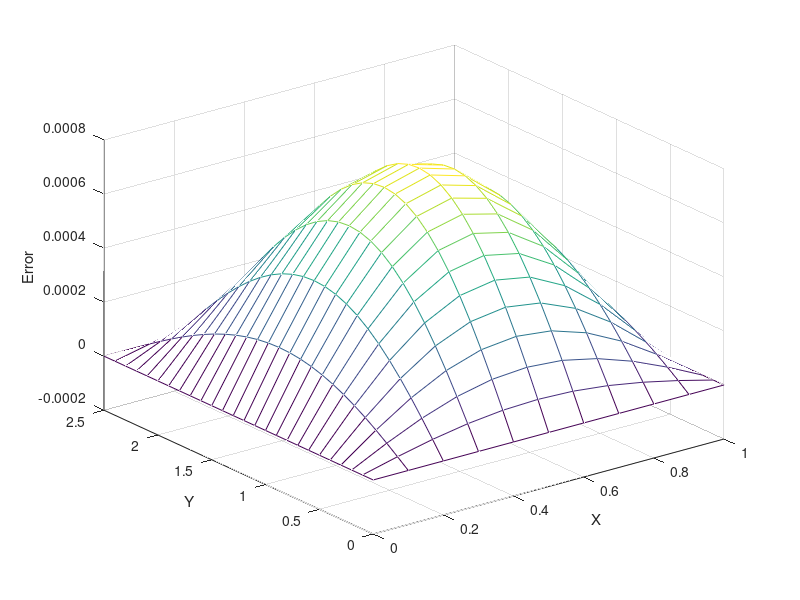

The MATLAB script that drew this image:
%-------Homework #15--- Problem 2------
clear all
clc

h=0.1;
k=0.002;

xspan=[0 1];
x=xspan(1):h:xspan(2);

yspan=[0 2.5];
y=yspan(1):h:yspan(2);

tspan=[0 .5];
t=tspan(1):k:tspan(2);

M=length(x);
L=length(y);
N=length(t);

r=k/h^2;

for m=1:M
    for l=1:L
        U_old(m,l) = 10*sin(pi*x(m))*sin(pi*y(l)/yspan(2)) + sin(2*pi*y(l)/yspan(2))*(1-x(m)) ...
            + cos(2*pi*y(l)/yspan(2))*x(m);
    end
end

U_old(1,:) = sin(2*pi*y/yspan(2))*exp(-(2*pi/yspan(2))^2*t(1));
U_old(M,:) = cos(2*pi*y/yspan(2))*exp(-(2*pi/yspan(2))^2*t(1));
U_old(:,1) = (x*exp(-(2*pi/yspan(2))^2*t(1)))';
U_old(:,L) = (x*exp(-(2*pi/yspan(2))^2*t(1)))';

for n=2:N
    
    for m=2:M-1
        for l=2:L-1
            U_new(m,l) = U_old(m,l) + r*(U_old(m+1,l)-2*U_old(m,l)+U_old(m-1,l)+ ...
                U_old(m,l+1)-2*U_old(m,l)+U_old(m,l-1));
        end
    end
    
    U_old(2:M-1,2:L-1) = U_new(2:M-1,2:L-1);
    
    U_old(1,:) = sin(2*pi*y/yspan(2))*exp(-(2*pi/yspan(2))^2*t(n));
    U_old(M,:) = cos(2*pi*y/yspan(2))*exp(-(2*pi/yspan(2))^2*t(n));
    U_old(:,1) = (x*exp(-(2*pi/yspan(2))^2*t(n)))';
    U_old(:,L) = (x*exp(-(2*pi/yspan(2))^2*t(n)))';
    
end

for m=1:M
    for l=1:L
        U_exact(m,l) = 10*sin(pi*x(m))*sin(pi*y(l)/yspan(2))*exp( -(1+1/(yspan(2))^2)*pi^2*tspan(2)) ...
            + (sin(2*pi*y(l)/yspan(2))*(1-x(m))+cos(2*pi*y(l)/yspan(2))*x(m))*exp(-(2*pi/yspan(2))^2*tspan(2));
    end
end

[X Y]=meshgrid(x,y);
Error=(U_exact-U_old)';
figure(1502)
mesh(X,Y, Error)
max(max(Error))
xlabel('X')
ylabel('Y')
zlabel('Error')